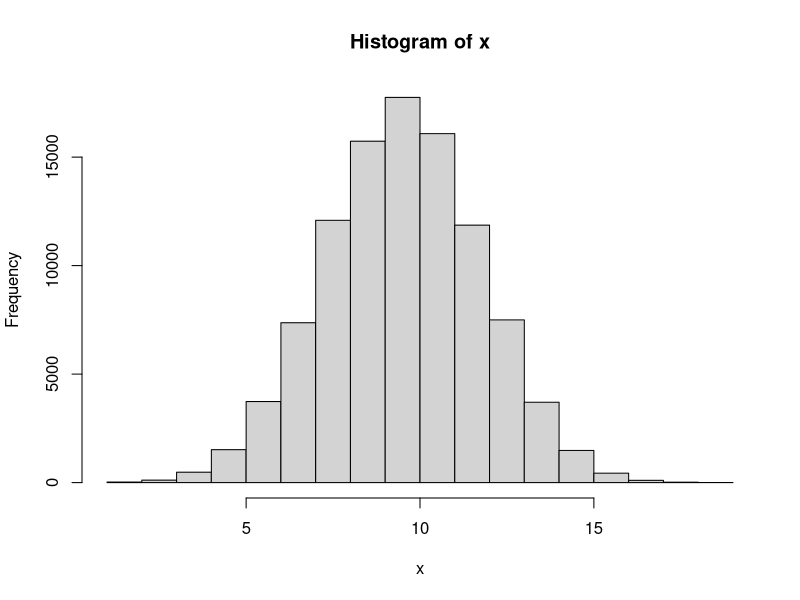
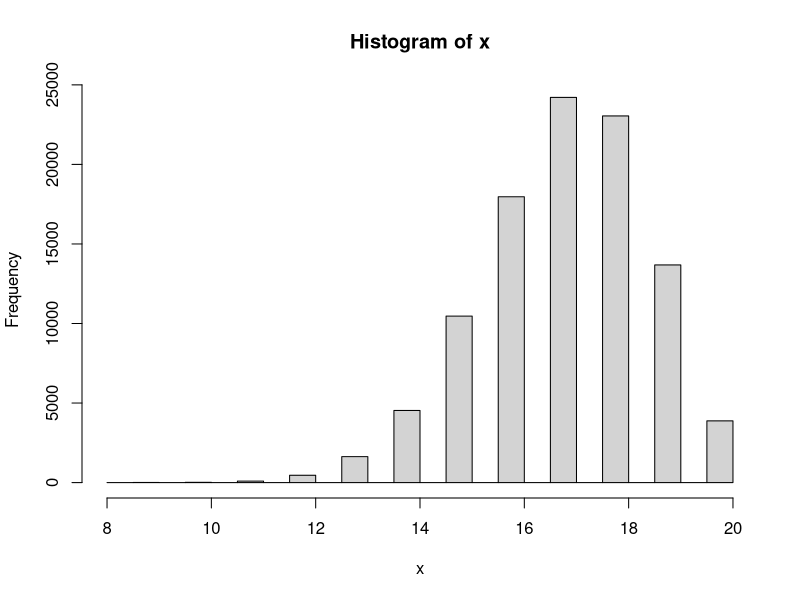

Here is the R script that generated these plots, in order:
#------------------

# Answer to the Question # 01

#------------------

# Answer to the No 1 of Question # 01 

#a) 

# Taking a sample with n = 20 and p = 0.5 (given on the question)

x1 <- rbinom(1, 20, 0.5)

#The value of x1

x1


#b) 

#Finding the range for x1 with n = 20 and p = 0.5


n <- 20

p <- 0.5


# Finding and defining the minimum value

min_value <- min(0, n)

# Finding and defining the maximum value

max_value <- max(0:n)

# Calculate the cumulative probability at the minimum value

cdf_min <- pbinom(min_value, n, p)

# Calculate the cumulative probability at the maximum value

cdf_max <- pbinom(max_value, n, p)

# Range of the binomial distribution

range_binomial <- c(min_value, max_value)

range_binomial


# Answer to the question No.2 of Question.1

# Repeating Question.1 of (1) for N = 1,00,000 times


N <- 100000

x <- rep(NA, N)

x

for (i in 1: N){
  x[i] <- rbinom(1, 20, 0.5)
}

x

# Plot the histogram

hist(x)

#Find the minimum and maximum value

max(x)

min(x)


#3 of Q.1 

# Now setting if x is bigger or less than 15 then y = 1 . And y = 0 otherwise.

y_1 <- ifelse(c(x)>=15, 1,0)

y_1


# 4 of Q.1

#Calculating summation of y

sum(y_1)


#5 of Q.1 

# Now repeating all the steps above for n = 20 and p = 0.85


#a) 

# Taking a sample 

x1 <- rbinom(1, 20, 0.85)
x1


#b)

#Finding the range for x1

n <- 20

p <- 0.85

# Find the minimum value

min_value <- min(0, n)

# Find the maximum value

max_value <- max(0:n)

# Calculate the cumulative probability at the minimum value

cdf_min <- pbinom(min_value, n, p)

# Calculate the cumulative probability at the maximum value

cdf_max <- pbinom(max_value, n, p)

# Range of the binomial distribution

range_binomial <- c(min_value, max_value)

range_binomial


#c. 

# Now taking N = 100000 times

N <- 100000

x <- rep(NA, N)

x

for (i in 1: N){
  x[i] <- rbinom(1, 20, 0.85)
}

x

# Plot the histogram

hist(x)


#Find the minimum and maximum value

max(x)

min(x)


#d. 

# Now setting if x is bigger or less than 15 then y = 1 . And y = 0 otherwise

y_1 <- ifelse(c(x)>=15, 1,0)

y_1

#e. 

#Calculating summation of y

sum(y_1)


#f. 

#Calculating summation of y divided by N

sum(y_1) / N


# ---------------------------------------------

# Answer to the Question # 01 - (6) : 

# ---------------------------------------------


# Now I have to make a guess about type I and type II errors for Null Hypothesis H0: p0 = 0.5 VS Alternative hypothesis H1: p1 = 0.85. For setting that what is the chance of a fair coin landing on heads at least 15 times out of 20 flips?


# Type I error means we reject the null hypothesis when it is true. It is also known as 'False Positive'. The significance level or alpha (a) is the probability of making a type I error. We usually set it as 0.05 or 0.01.


# The chance of a fair coin landing on heads at least 15 times out of 20 flips, we are using binomial distribution and a two-tailed test for this question. By calculating on the calculator it is found that the probability of getting 15 or more successes out of 20 trials when the p0 = 0.5 is approximately 0.026. So, it can be said that if the p0 = 0.5, we would reject the null hypothesis and conclude that the proportion is significantly different from 0.5 in about 2.6% of the cases.

# On the other hand, Type II error means we fail to reject the null hypothesis when it is actually false. It is also known as 'False Negative'. The probability of making a type II error is denoted by beta (B).

# To find the probability of a type II error, we know that for the alternative hypothesis, p1 = 0.85. By calculating on the calculator, we got that the chance of a fair coin landing on heads at least 15 times out of 20 flips when p1 = 0.85 is approximately 0.408. This means we would fail to reject the null hypothesis and conclude that the proportion is not significantly different from 0.5 in about 40.8% of the cases.

# In summary, the estimated probabilities of making a type I error and a type II error for this hypothesis test are approximately 0.026 and 0.408, respectively.



# ---------------------------------------------

#Answer to the Q. 2 :

# ---------------------------------------------


# Here is the sample: 2 2 1 2 2 2 1 1 2 1 1 2 2 1 1 2 1 2 2 2 1 2 1 2 1 2 2 2 2 2 2 2 2 1 2 1 2 1 2 2


# We have to test whether the sample is random or not.


# To test whether the process of treatment assignments is random, we will use a chi-squared fit test. At first, we will count the number of treatments of each type, and then compare the observed frequencies to the expected frequencies under the assumption of a random process.

# In this case, there are 40 treatments. Among them:
  
# For Observed frequencies: Type 1 = 18 treatments and Type 2 = 22 treatments.

# Expected frequencies (we assume that there is randomness): Type 1 = 20 treatments and Type 2 = 20  treatments. (As there are 40 treatments in total and a 50% chance of each type).


# To calculate the chi-squared statistic, we can use the formula:
  
#  χ2 = Σ ((Oi - Ei)² / Ei)

# Here,

# Oi = Observed Frequency for category  i , (here i = 1 or 2), 

# Ei = Expected frequency for category i, (here i = 1 or 2).

# And the sum is taken over all categories.

# By using an online calculator and plugging the numbers, we got that:
  
  
# χ2 = ((18-20)²/20) + ((22-20)²/20) = 0.4


# To determine whether this value is statistically significant, we need to compare it to a chi-squared distribution with one degree of freedom (since we have two categories and one parameter estimated from the data). Using a table, we find that the p-value for this test is approximately 0.5, which is very large.

# Therefore, we fail to reject the null hypothesis that the treatment assignments are random. In other words, there is no evidence to suggest that the process was biased or non-random.

# [This question can be solved in multiple ways]

# ---------------------------------------------

#Answer to the Q. 3 :

# ---------------------------------------------


#Answer for 3 - a


#1

# Taking a sample

x2 <- rbinom(1, 1, 0.5)
x2


#Then identify the range

n <- 1
p <- 0.5


# Find the minimum value

min_value <- min(0, n)


# Find the maximum value

max_value <- max(0:n)


# Calculate the cumulative probability at the minimum value

cdf_min <- pbinom(min_value, n, p)

# Calculate the cumulative probability at the maximum value

cdf_max <- pbinom(max_value, n, p)

# Range of the binomial distribution

range_binomial <- c(min_value, max_value)

range_binomial


#For question 3 - (a) - #2 and #3

# Patient will get “A” if x2 = 1, and get “B” if x2 = 0

# Repeating 1 & 2 for N = 40


N <- 40
x <- rep(NA, N)

x

for (i in 1: N){
  x[i] <- rbinom(1, 1, 0.5)
}

x

# Now assigning A and B for 1 and 0 respectively.

x[x == 1] <- "A"
x[x == 0] <- "B"


# print the modified values of x

print(x)


#To show the Number of A and B

table(x)


# --------------------------------------------


# --------------------------------------------


#Answer for 3 - b

# Now we will use random permutated block randomization with a block size of 40 (including 20 “A”s and 20 “B”s)

# Set the block size

block_size <- 40


# Create a vector of treatment assignments

treatments <- rep(c("A", "B"), length.out = block_size*1)


# Create a vector of block assignments

blocks <- rep(1:1, each = block_size)


# Randomly permute the blocks

blocks <- sample(blocks)


# Order the treatment assignments within each block

for (i in 1:1) {
  treatments[blocks == i] <- sample(treatments[blocks == i])
}

# View the resulting treatment assignments by block

a <- split(treatments, blocks)

a

#Calculating the Number of A and B

table(a)

# The difference between 3(a) and 3 (b) is that - in 3 (a), though the probability is p = 0.5, for the N = 40, the number of A and B are not the same. In my case, A = 18 and B = 22. But, in 3 (b) we used random permutated block randomization with a block size of 40. And, for this case the number of A and B is the same. For my case, A = 20 and B = 20.



# --------------------------------------------

# --------------------------------------------


# Answer for 3 - c


# Set the block size of 8


block_size <- 8


# Create a vector of treatment assignments


treatments <- rep(c("A", "B"), length.out = block_size*5)


# Create a vector of block assignments


blocks <- rep(1:5, each = block_size)


# Randomly permute the blocks

blocks <- sample(blocks)



# Order the treatment assignments within each block

for (i in 1:5) {
  treatments[blocks == i] <- sample(treatments[blocks == i])
}


# View the resulting treatment assignments by block. There are 5 different blocks with a block size of 8


d <- split(treatments, blocks)
d

# Now, merging all the 5 different blocks into 1. So, now there will be 40


b <- unsplit(treatments, blocks)

b


#Number of A and B

table(b)

# The difference between 3(b) and 3 (c) is that - in 3 (b), we used random permutated block randomization with a block size of 40. And for this case number of A and B are the same. For my case, it was A = 20 and B = 20. But, in 3 (c) though we used random permutated block randomization, but this time with a block size of 8. After that we added all the 8 blocks so total sample is 40. And for this case number of A and B is not same. For my case , it was A = 24 and B = 16. 

# If we stop the study for toxicity for in sample size = 20, then for 3 (b) = The difference between number of A and B will not be that much. 

# But, for 3 (c) = The difference between the number of A and B will be more than 3 (b)
